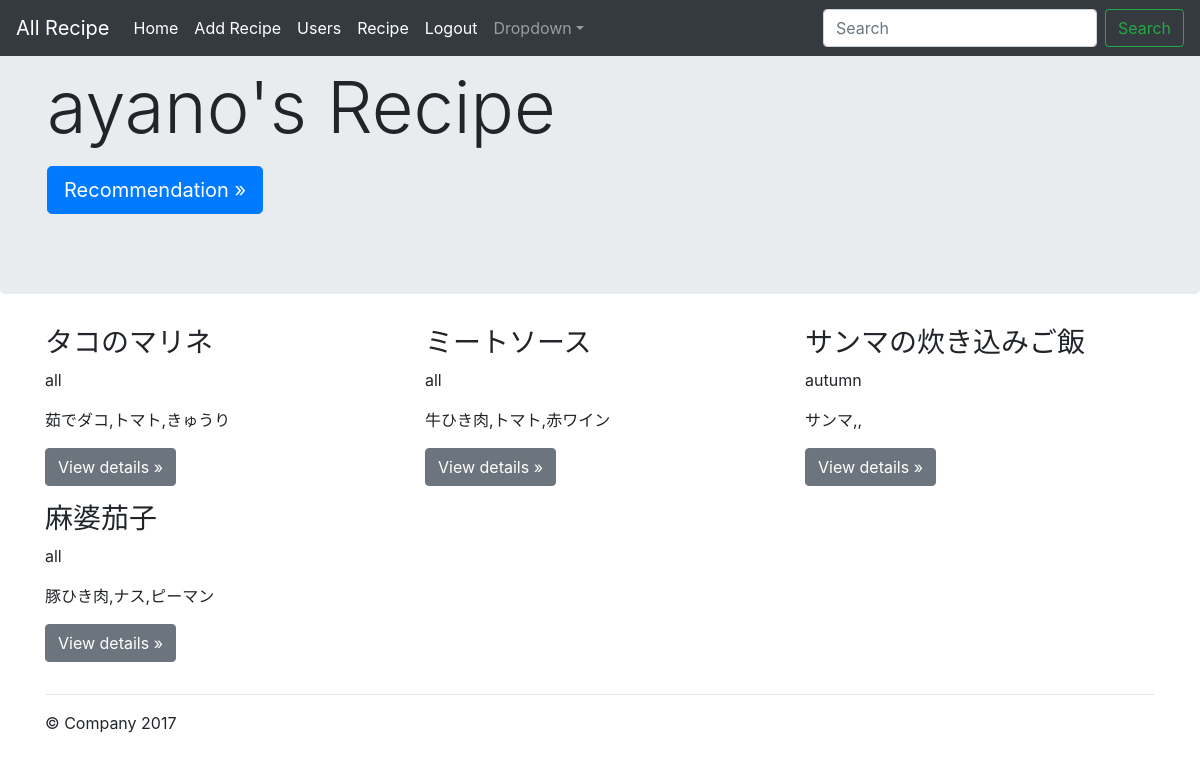
The app's page /mypage/index.php (signed in) with its own data.
### tables this page shows
CREATE TABLE `recipe` (
  `id` int(11) NOT NULL,
  `userid` int(11) NOT NULL,
  `title` varchar(64) NOT NULL,
  `ingredient1` varchar(64) NOT NULL,
  `ingredient2` varchar(64) DEFAULT NULL,
  `ingredient3` varchar(64) DEFAULT NULL,
  `url` varchar(256) DEFAULT NULL,
  `recipememo` text,
  `season` varchar(64) NOT NULL,
  `review` text,
  `original` int(11) NOT NULL,
  `author` int(11) NOT NULL,
  `inputdate` datetime NOT NULL
);

### mypage/index.php (the view, shortened to what this page needs)
<?php
$pdo = db_conn();
$sql = "SELECT * FROM recipe WHERE userid=:userid";
$stmt = $pdo->prepare($sql);
$stmt->bindValue(':userid', $_SESSION["id"], PDO::PARAM_STR);
$status = $stmt->execute();
if($status==false){
    sql_error();
} else {
  while($userrecipe = $stmt->fetch(PDO::FETCH_ASSOC)){
    $view .= '<div class="col-md-4"><h3>';
    $view .= $userrecipe["title"];
    $view .= '</h3><p>';
    $view .= $userrecipe["season"];
    $view .= '</p><p>';
    $view .= $userrecipe["ingredient1"].','.$userrecipe["ingredient2"].','.$userrecipe["ingredient3"];
    $view .= '</p>';
    $view .= '<p><a class="btn btn-secondary" href="../recipe/showrecipe.php?id='.$userrecipe["id"].'" role="button">View details &raquo;</a></p>';
    $view .= '</div>';
  }
}
if($_SESSION["kanri_flg"] == 1) {
  $viewusers = '<li class="nav-item active"><a class="nav-link" href="../users/users.php">Users</a></li>';
  $viewusers .= '<li class="nav-item active"><a class="nav-link" href="../recipe/recipeforadmin.php">Recipe</a></li>';
}
?>
<!DOCTYPE html>
<html lang="en">
  <head>
      <link rel="stylesheet" href="https://getbootstrap.com/docs/4.0/dist/css/bootstrap.min.css">
    <link href="https://getbootstrap.com/docs/4.0/examples/jumbotron/jumbotron.css" rel="stylesheet">
  </head>
  <body>
    <nav class="navbar navbar-expand-md navbar-dark fixed-top bg-dark">
      <a class="navbar-brand" href="../recipe/allrecipe.php">All Recipe</a>
      <div class="collapse navbar-collapse" id="navbarsExampleDefault">
        <ul class="navbar-nav mr-auto">
          <li class="nav-item active">
            <a class="nav-link" href="../mypage/index.php">Home <span class="sr-only">(current)</span></a>
          </li>
          <li class="nav-item active">
            <a class="nav-link" href="../recipe/recipe.php">Add Recipe</a>
          </li>
          <?=$viewusers?>
          <li class="nav-item active">
            <a class="nav-link" href="../signin/logout.php">Logout</a>
          </li>
          <li class="nav-item dropdown">
            <a class="nav-link dropdown-toggle" href="http://example.com" id="dropdown01" data-toggle="dropdown" aria-haspopup="true" aria-expanded="false">Dropdown</a>
          </li>
        </ul>
        <form class="form-inline my-2 my-lg-0">
          <input class="form-control mr-sm-2" type="text" placeholder="Search" aria-label="Search">
          <button class="btn btn-outline-success my-2 my-sm-0" type="submit">Search</button>
        </form>
      </div>
    </nav>
    <div class="jumbotron">
      <div class="container">
        <h1 class="display-3"><?=$_SESSION["name"]?>'s Recipe</h1>
        <p><a class="btn btn-primary btn-lg" href="../recommend/recommend.php" role="button">Recommendation &raquo;</a></p>
      </div>
    </div>
    <div class="container">
      <div class="row">
        <?=$view?>
      </div>
      <hr>
      <footer>
        <p>&copy; Company 2017</p>
      </footer>
    </div>
  </body>
</html>

### records on screen
recipe: value "タコのマリネ all 茹でダコ,トマト,きゅうり"
recipe: value "ミートソース all 牛ひき肉,トマト,赤ワイン"
recipe: value "サンマの炊き込みご飯 autumn サンマ,,"
recipe: value "麻婆茄子 all 豚ひき肉,ナス,ピーマン"

### other values on screen
$_SESSION["name"] "ayano"
